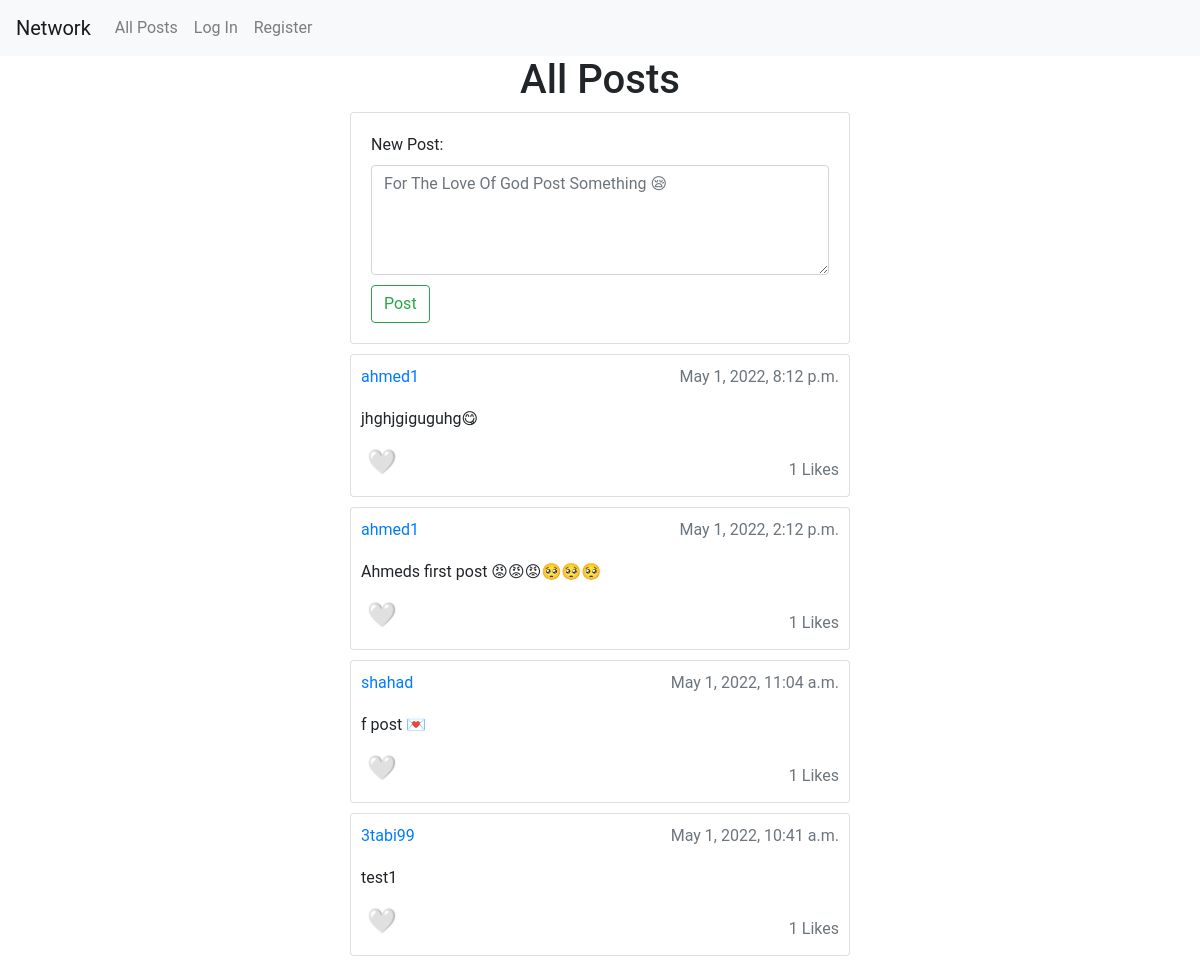
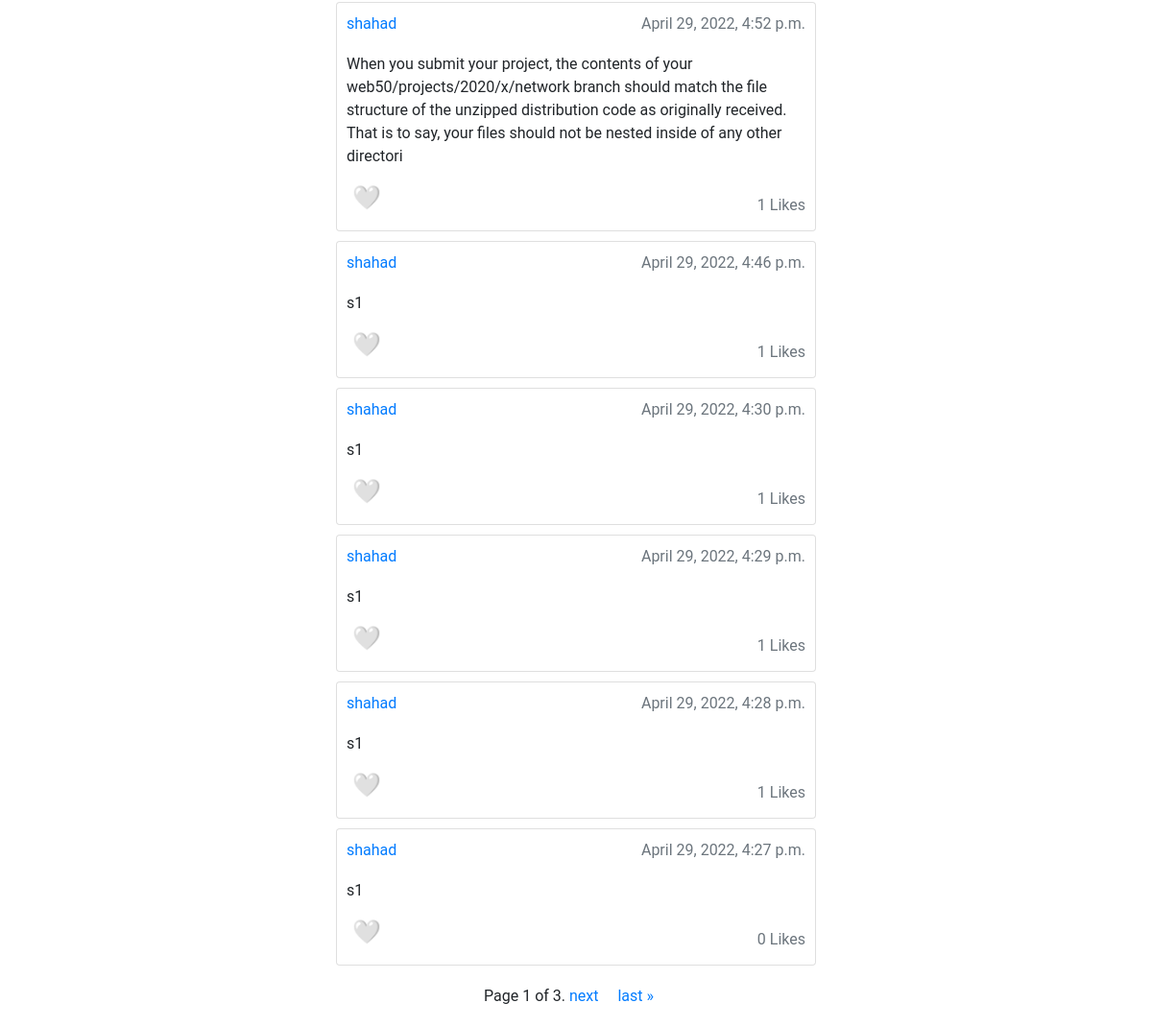
The app's page /, older data (2 pictures, top to bottom).
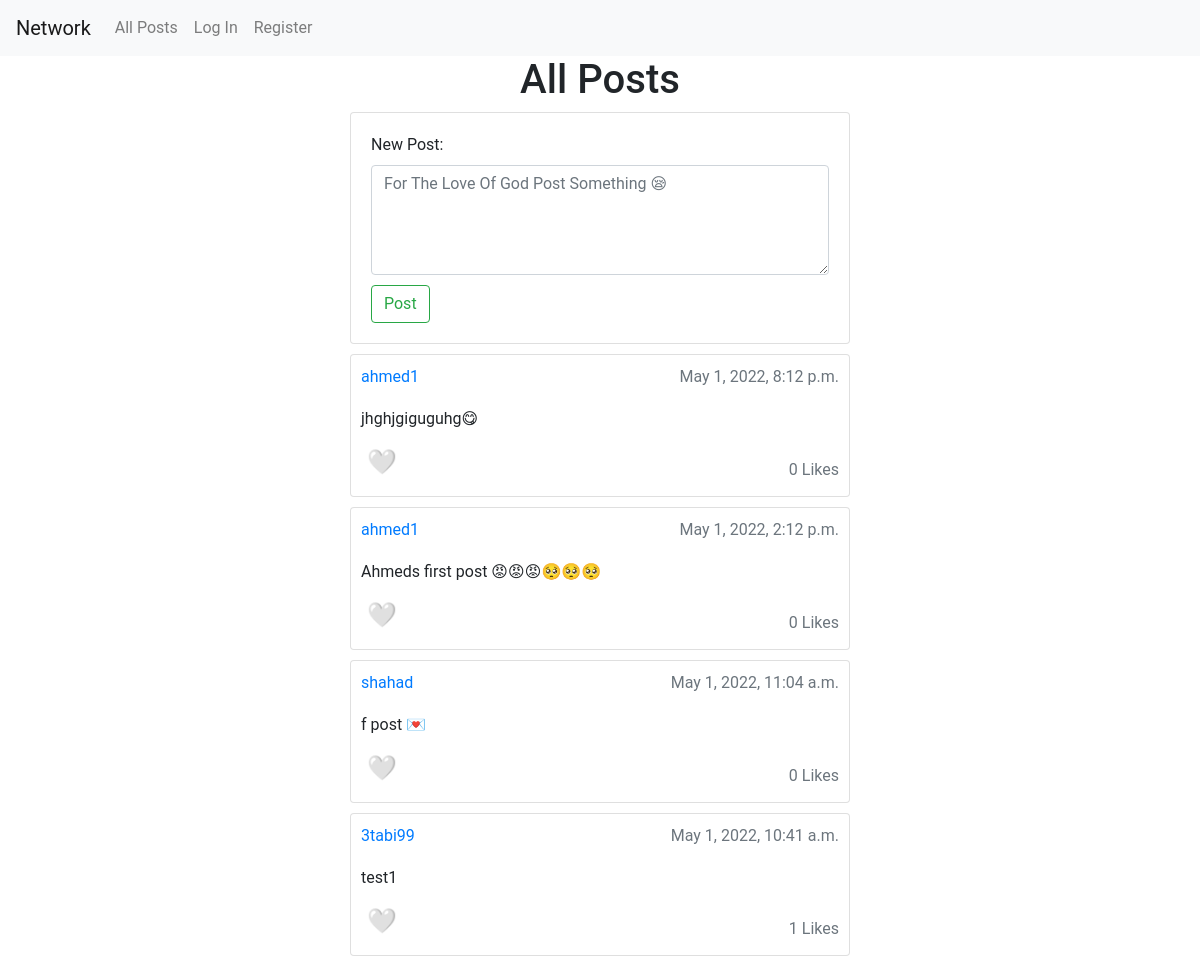
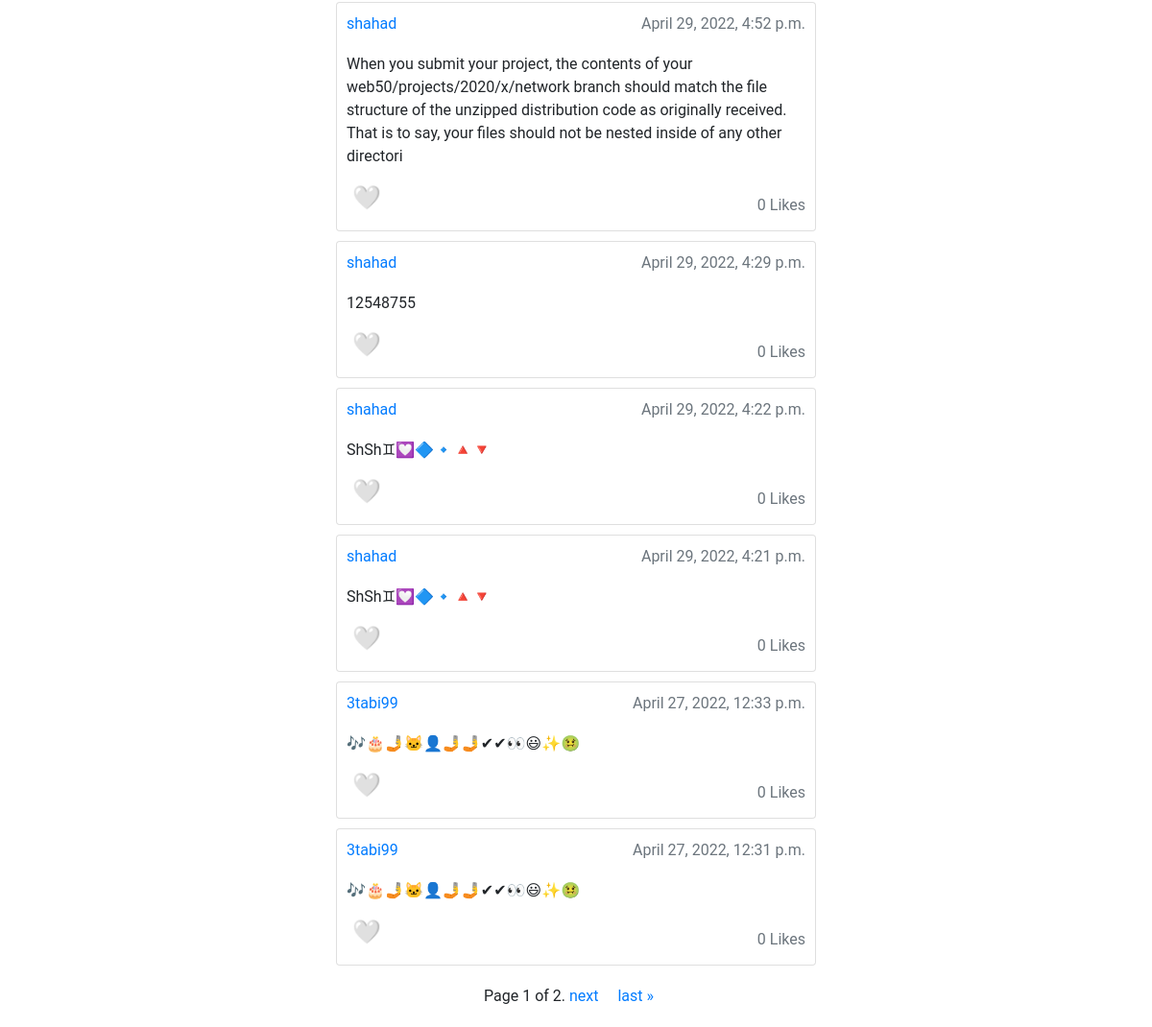
The same page, newer data (2 pictures, top to bottom).
### network/models.py (models this page shows, shortened)
class Post(models.Model):
    user = models.ForeignKey(User, on_delete=models.CASCADE, related_name="post")
    post = models.CharField(max_length=255)
    time_stamp = models.DateTimeField(auto_now_add=True)
    like_count = models.IntegerField(default=0)

class User(AbstractUser):
    pass

### network/views.py (the view)
# urls.py: path("", views.index, name="index"),
def index(request):
    user = request.user
    posts = Post.objects.order_by('-time_stamp')
    likes = Like.objects.all()
    form = PostForm()
    paginator = Paginator(posts, 10)
    page_number = request.GET.get('page')
    page_obj = paginator.get_page(page_number)
    return render(request, "network/index.html", context={
        'form': form,
        'posts': posts,
        'user': user,
        'page_obj': page_obj,
        'likes': likes
    })

### network/forms.py
class PostForm(forms.Form):
    New_Post = forms.Field(widget=forms.Textarea(
        {'rows': '4', 'maxlength': 255, 'class': 'form-control',
         'placeholder': "For The Love Of God Post Something 😪"}), label="New Post",
        required=True)

### network/templates/network/index.html (shortened to what this page needs)
{% extends "network/layout.html" %}
{% load static %}
{% block body %}
    <h1 class="container text-center">All Posts</h1>
    <div class="container col-5 card" style="padding: 20px">
        <form action="{% url 'post' %}" method="post">
            {{ form }}
            <input type="submit" class="btn btn-outline-success" style="margin-top: 10px;" value="Post"/>
        </form>
    </div>
    {% for post in page_obj.object_list %}
        <div class="container col-5 card" style="padding: 10px; margin-top: 10px">
            <div class="mb-1 text-primary float-left">
                <a href="{% url 'profile' post.user.username %}">{{ post.user.username }}</a>
                <div class="mb-1 text-muted float-right">{{ post.time_stamp }}</div>
            </div>
            <div class="mb-1 float-left" style="margin-top: 10px">
                <div class="mb-2 card-text float-left" id="content_{{ post.id }}">{{ post.post }}</div>
            </div>
            <div>
                {% if user in likes.user %}
                    <input type="button" data-user="{{ post.user.id }}" onclick="like({{ post.id }})" class="mb-1 float-left" id="like_{{ post.id }}"
                       value="❤"
                       style="font-size: 24px; width:fit-content; border: none; background-color: transparent"/>
                {% else %}
                    <input type="button" data-user="{{ post.user.id }}" onclick="like({{ post.id }})" class="mb-1 float-left" id="like_{{ post.id }}"
                       value="🤍"
                       style="font-size: 24px; width:fit-content; border: none; background-color: transparent"/>
                {% endif %}
                <div class="mb-1 text-muted float-right" id="like_count_{{ post.id }}" style="margin-top: 15px">
                    {{ post.like_count }} Likes
                </div>
            </div>
        </div>
    {% endfor %}
    <div class="pagination container text-center">
    <span class="step-links text-center container" style="margin-bottom: 20px; margin-top: 20px;">
        <span class="current">
            Page {{ page_obj.number }} of {{ page_obj.paginator.num_pages }}.
        </span>
        {% if page_obj.has_next %}
            <a href="?page={{ page_obj.next_page_number }}">next 	&nbsp;	&nbsp;</a>
            <a href="?page={{ page_obj.paginator.num_pages }}">last &raquo;</a>
        {% endif %}
    </span>
    </div>
{% endblock %}

Row changes from the older to the newer data that the page shows:
removed Post: user.username "shahad", time_stamp "April 29, 2022, 4:46 p.m.", post "s1", like_count "1"
removed Post: user.username "shahad", time_stamp "April 29, 2022, 4:30 p.m.", post "s1", like_count "1"
removed Post: user.username "shahad", time_stamp "April 29, 2022, 4:28 p.m.", post "s1", like_count "1"
removed Post: user.username "shahad", time_stamp "April 29, 2022, 4:27 p.m.", post "s1", like_count "0"
changed Post "May 1, 2022, 8:12 p.m.": like_count "1" → "0"
changed Post "May 1, 2022, 2:12 p.m.": like_count "1" → "0"
changed Post "May 1, 2022, 11:04 a.m.": like_count "1" → "0"
changed Post "April 29, 2022, 4:52 p.m.": like_count "1" → "0"
changed Post "April 29, 2022, 4:29 p.m.": post "s1" → "12548755"; like_count "1" → "0"
now on this page (row unchanged): Post: user.username "shahad", time_stamp "April 29, 2022, 4:22 p.m.", post "ShSh♊💟🔷🔹🔺🔻", like_count "0"
now on this page (row unchanged): Post: user.username "shahad", time_stamp "April 29, 2022, 4:21 p.m.", post "ShSh♊💟🔷🔹🔺🔻", like_count "0"
now on this page (row unchanged): Post: user.username "3tabi99", time_stamp "April 27, 2022, 12:33 p.m.", post "🎶🎂🤳🐱‍👤🤳🤳✔✔👀😃✨🤢", like_count "0"
now on this page (row edited): Post: user.username "3tabi99", time_stamp "April 27, 2022, 12:31 p.m.", post "🎶🎂🤳🐱‍👤🤳🤳✔✔👀😃✨🤢", like_count "0"
Text that changed along with them:
{{ page_obj.paginator.num_pages }}: "3" → "2"
